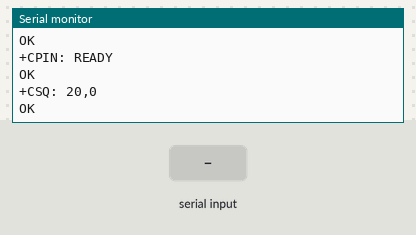
The sketch below on a simulated ESP32. Shown: the last lines printed to the serial monitor. The test bench sets the inputs (shaded band). The modem accepts every AT command (registered, SIM ready, sends succeed) and sends nothing else.

Above: at 11.2 s.
11.3 s: "1" received over the second serial link
At 12.5 s:
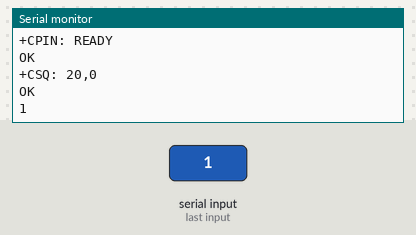
12.8 s: "0" received over the second serial link
At 13.8 s:
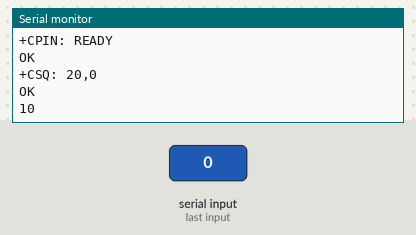

The sketch:

at_test.ino.ino
```cpp
#include <HardwareSerial.h>

HardwareSerial ModemSerial(1);

static const int MODEM_RX = 17;
static const int MODEM_TX = 18;
static const uint32_t MODEM_BAUD = 115200;

void sendAT(const char *command) {
  Serial.print("Send: ");
  Serial.println(command);
  ModemSerial.print(command);
  ModemSerial.print("\r\n");
}

void setup() {
  Serial.begin(115200);
  delay(2000);
  ModemSerial.begin(MODEM_BAUD, SERIAL_8N1, MODEM_RX, MODEM_TX);

  Serial.println("A7670E UART test");
  Serial.println("Waiting for modem...");
  delay(5000);

  sendAT("AT");
  delay(1000);
  sendAT("ATE1");
  delay(1000);
  sendAT("AT+CPIN?");
  delay(1000);
  sendAT("AT+CSQ");
}

void loop() {
  while (ModemSerial.available()) {
    Serial.write(ModemSerial.read());
  }
  while (Serial.available()) {
    ModemSerial.write(Serial.read());
  }
}
```

Measured:
- after the input at 11.3 s, the serial monitor: prints a new line at once (image 1)
- after the input at 12.8 s, the serial monitor: prints a new line at once (image 2)
